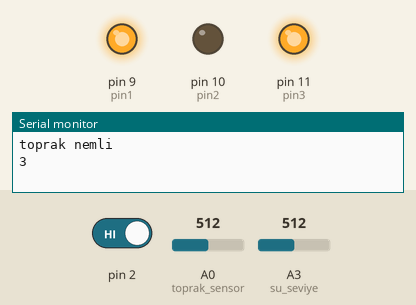
Simulated run of this sketch. Board: Arduino Uno, built with avr-gcc and run on an emulated ATmega328P. Shown: output pins drawn as LEDs (lit = HIGH), the last lines printed to the serial monitor. Inputs (shaded band) come from the test bench; at power-on: A0 (toprak_sensor) = 512, pin 2 HIGH, A3 (su_seviye) = 512. Random numbers use the default seed unless the sketch sets one; EEPROM starts erased.

Above: at 6.3 s.
6.4 s: A0 (toprak_sensor) set to 534
12.6 s: A0 (toprak_sensor) set to 561
At 17.3 s:
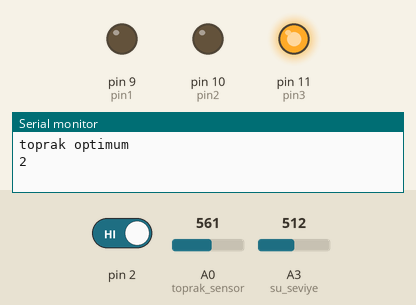
18.8 s: pin 2 driven LOW
At 20.1 s:
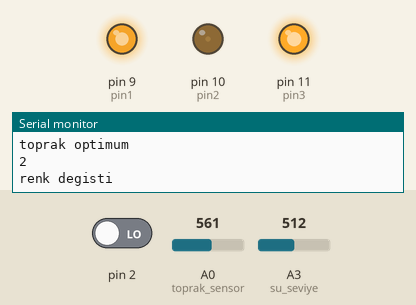
25.0 s: A0 (toprak_sensor) set to 892
31.2 s: A0 (toprak_sensor) set to 917
At 33.5 s:
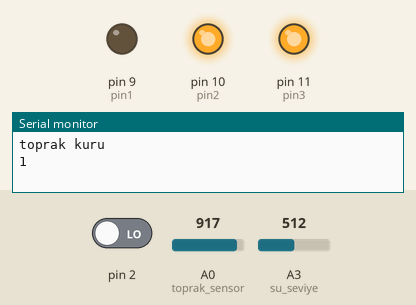
Timing chart, 0 to 35.0 s (numbered marks = the images above; inputs shaded):
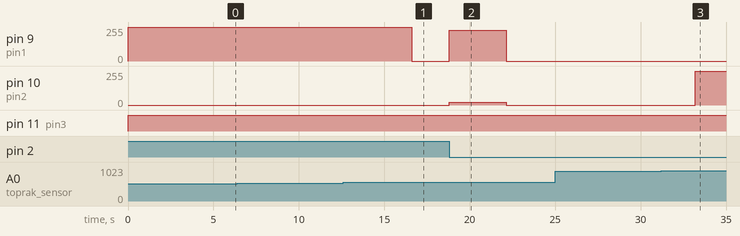

Measured:
- the behaviour switches between 550 and 551 on A0 (toprak_sensor) (found by bisection; images 0 and 1)
- the behaviour switches between 900 and 901 on A0 (toprak_sensor) (found by bisection; images 2 and 3)
- after the input at 12.6 s, pin 9 (pin1): 255/255 → 0/255 after 4.0 s
- after the input at 18.8 s, pin 9 (pin1): 0/255 → 232/255 at once, → 0/255 3.3 s later; pin 10 (pin2): 0/255 → 19/255 at once, → 0/255 3.3 s later
- after the input at 31.2 s, pin 10 (pin2): 0/255 → 255/255 after 2.0 s

The sketch:

16010011050.ino
```cpp
#include <EEPROM.h>
#include <final.h> /*olusturudugum kutuphanem*/

int addr = 0; /*eeproom için okunacak adres tanımladı */
int val2; /* eepromdaki değerlerin atanması için*/
int pin1=9,pin2=10,pin3=11; /*pin ayaklarımızı belirledik*/
final fin(9,10,11); /*RGB ledin her rengi için de bir pin ayrılmış durumdadır kutuphaneden aldık pinleri*/

const int toprak_sensor=A0; /* toprak nem sensorumuzu ayarladık */
int toprak_veri; /* toprak verisi için degisken tutuk */
unsigned long eskiZaman=0; /*millis zamanlayicisi degiskeni*/
unsigned long yeniZaman; /*millis zamanlayicisi degiskeni*/


char veri;
int su_seviye=A3; /*su seviye ölçme sensörümüzü analog girisini tanımlıyoruz */


void setup() {

  attachInterrupt(0,dis_kesme,FALLING); /*buton için baglıycagımız 2. bacak ,basıldıgındaki calısan fonk. ,pin degisiminde kesme olma işlemi*/
  pinMode(toprak_sensor,INPUT); /*setup kısmında kullanılan pinlerin INPUT - OUTPUT durumları set edilir. Ledler Output, sensörler Input durumundadır */
  Serial.begin(9600);
  Serial.println(EEPROM.read(addr)); /*serial ekranda eepromdaki verileri oku */
    val2 = EEPROM.read(addr);  /*EEPROM'daki ilk baytı oku */
}

void loop() {
  suSeviye(); /*su seviyo fonksiyonu */
  toprak_kontrol(); /*toprak kontrol fonksiyonu */
  delay(500);
}

void toprak_kontrol() {
  toprak_veri=analogRead(toprak_sensor); /* topraktan gelen veriyi oku */
  Serial.print("toprak veri:"); /* serial porta yaz degeri */
  Serial.println(toprak_veri);

  /*toprak sensöründen gelen veri if kontrollerine sokulur.Sağladığı aralığa göre RGB Leddinde ayarlanmış olan renk aktif edilir */
  if(toprak_veri > 900) {
    Serial.println("toprak kuru");
      fin.led1_LOW();
      fin.led2_HIGH();/*KIRMIZI yanıyor */
      fin.led3_LOW();
      EEPROM.write(addr, 1); /*degeri eeproma kaydetme islemi */
      Serial.println(EEPROM.read(addr)); /*serial porttan eepromdaki degeri oku */
      delay(5000);

  }
  if(toprak_veri <= 900 && toprak_veri > 550) {
    Serial.println("toprak optimum");
      fin.led1_LOW();/*MAVİ yanıyor */
      fin.led2_LOW();
      fin.led3_HIGH();
      EEPROM.write(addr, 2); /*degeri eeproma kaydetme islemi */
     Serial.println(EEPROM.read(addr)); /*serial porttan eepromdaki degeri oku */
     delay(5000);

  }
  if(toprak_veri <= 550) {
    Serial.println("toprak nemli");
      fin.led1_HIGH(); /*YESİL yanıyor*/
      fin.led2_LOW();
      fin.led3_HIGH();
      EEPROM.write(addr, 3); /*degeri eeproma kaydetme islemi */
      Serial.println(EEPROM.read(addr)); /*seri porttanda eepromdaki  degeri oku */
      delay(5000);
  }

}

/*dış kesme aktif edildiğinde rgb ledinde random olarak renkler gönderilir. */
void dis_kesme(){ /*kesme fonksiyonuna gir */
  Serial.println("renk degisti");
  int rDeger=random(0,255);
  int gDeger=random(0,255);
  int bDeger=random(0,255);
  fin.degerYak(pin1,rDeger); /*ledlerin kutuphanede tanımladıgımız sekilde yanma durumları */
  fin.degerYak(pin2,gDeger);
  fin.degerYak(pin3,bDeger);
delay(1000);


}

/*su ölçme  sensöründen gelen veri if kontrollerine sokulur.Degere göre bidirim verir */
 void suSeviye() {
   yeniZaman = millis();   /* Arduinonun çalışma suresi milisaniye cinsinden alınıyor */
   if(yeniZaman-eskiZaman > 1000){ /* bir önceki turdan itibaren 1000 milisaniye geçmiş mi
  yani yeniZaman ile eskiZaman farkı 1000den büyük mü */
   int seviye=analogRead(su_seviye); /*su seviyeyi ölç */
   Serial.print("su seviye :");
   Serial.println(seviye);

   if(seviye <= 300) {
    Serial.print("su seviyesi iyi :");
    Serial.print(seviye);
   }

   if (seviye > 500) {
    Serial.print("su seviyesi fazla, havuz boşaltılıyor :");
    Serial.print(seviye);
   }
   eskiZaman = yeniZaman; /* Eski zaman değeri yeni zaman değeri ile güncelleniyor */
  }
 }
```

final.cpp
```cpp
#include "final.h" //olustrudugumuz header dosyayi cagiriyoruz
#include "Arduino.h"

final::final(int pin,int pin1,int pin2){// final sinifinin icindeki final  fonksiyonuna gir
    pinMode(pin,OUTPUT); // bacaklari girdigimz zaman cikis yapiyor
    pinMode(pin1,OUTPUT);
    pinMode(pin2,OUTPUT);
    _pin=pin; // .h kutupde olsturdugumuz degiskenlere bunlari kaydettirdik
    _pin1=pin1;
    _pin2=pin2;
}
void final::led1_HIGH(){
    digitalWrite(_pin, HIGH);
}
void final::led2_HIGH(){
    digitalWrite(_pin1,HIGH);
}
void final::led3_HIGH(){
    digitalWrite(_pin2,HIGH);
}
void final::led1_LOW(){
    digitalWrite(_pin,0);
}
void final::led2_LOW(){
    digitalWrite(_pin1,0);
}
void final::led3_LOW(){
    digitalWrite(_pin2,1);
}
void final::degerYak(int pinx,int siddet){ //kesme işlemi yapıldıgında ledlerin yanması için
    analogWrite(_pinx,_siddet);
    _pinx=pinx;
    _siddet=siddet;
}
```

final.h
```cpp
#ifndef final_H
#define final_H

#include <Arduino.h>

class final
{
public:
	final(int pin,int pin1,int pin2);// ledlerin bagliyacagimiz bacaklari tanimla
	void led1_HIGH(); // 1.ledin yanmasi
	void led2_HIGH(); //2.ledin yanmasi
	void led3_HIGH();
	void led1_LOW();// devaminin sonmesi
	void led2_LOW();
	void led3_LOW();
	void degerYak(int pinx,int siddet);
private:
	int _pin; //.cpp icin olusturdugumuz degiskenler
	int _pin1;
	int _pin2;
	int _pinx;
	int _siddet;

};
#endif
```
